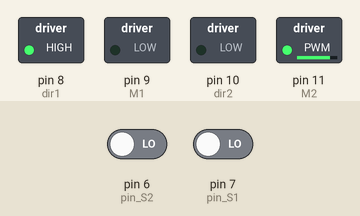
Bench run of a sketch on a simulated Arduino Uno, built with avr-gcc and run on an emulated ATmega328P. Parts: switched loads named in the sketch (green lamp = pin HIGH). The test bench sets the inputs (shaded band); at power-on: pin 6 (pin_S2) LOW, pin 7 (pin_S1) LOW. What the sketch prints to the serial monitor is not drawn.

Above: at 0.05 s.
At 2.1 s:
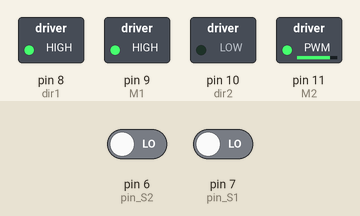
At 4.15 s:
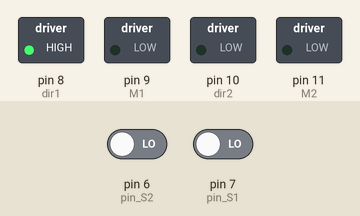
At 8.25 s:
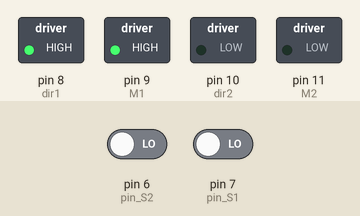
Timing chart, 0 to 10.8 s (numbered marks = the images above):
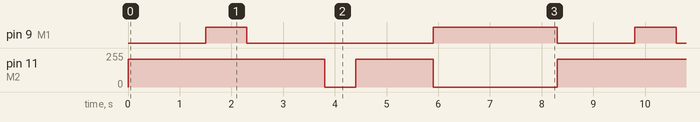

Measured:
- by itself, pin 9 (M1): repeats every 8.3 s: LOW 3.6 s, HIGH 2.4 s, LOW 1.5 s, HIGH 0.80 s
- by itself, pin 11 (M2): repeats every 8.3 s: 0/255 0.60 s, 210/255 1.5 s, 0/255 2.4 s, 210/255 3.8 s

The sketch:

AC2_ZIG.ino
```cpp
//Definição dos pinos de controle do motor
#define M1 9 // Pino_Velocidade 1º Motor ( 0 a 255)_ Porta IN2 ponte H;
#define M2 11 //Pino_Velocidade 2º Motor ( 0 a 255) _ Porta IN4 ponte H;
#define dir1 8 //Pino_Direção do 1º Motor: Para frente / Para trás (HIGH ou LOW)_ porta IN1 ponte H;
#define dir2 10 //Pino_Direção do 2º Motor: Para frente / Para trás (HIGH ou LOW)_ porta IN3 ponte H;

//Definição dos pinos dos sensores
#define pin_S1 7
#define pin_S2 6
bool Sensor1 = 0;
bool Sensor2 = 0;

//variável responsável por controlar a velocidade dos motores
int velocidade = 150;

void setup(){
//Setamos os pinos de controle dos motores como saída
Serial.begin(9600);
pinMode(M1, OUTPUT);
pinMode(M2, OUTPUT);
pinMode(dir1, OUTPUT);
pinMode(dir2, OUTPUT);

//Setamos a direção inicial do motor como 0, isso fará com que ambos os motores girem para frente
digitalWrite(dir1, HIGH);
digitalWrite(dir2, LOW);

//Setamos os pinos dos sensores como entrada
pinMode(pin_S1, INPUT);
pinMode(pin_S2, INPUT);
}

void loop(){
//Neste processo armazenamos o valor lido pelo sensor na variável que armazena tais dados.
Sensor1 = digitalRead(pin_S1);
Sensor2 = digitalRead(pin_S2);

Serial.println("SENSOR 1");
Serial.println(Sensor1);

Serial.println("SENSOR 2");
Serial.println(Sensor2);


analogWrite(M1, 0); // O motor 1 LIGA
analogWrite(M2, 210); // O motor 2 fica ligado, fazendo assim o carrinho virar
delay(1500);

analogWrite(M1, 255); // O motor 1 DELSLIGA
analogWrite(M2, 210); // O motor 2 fica ligado, fazendo assim o carrinho virar
delay(800);

analogWrite(M1, 0); // O motor 1 LIGA
analogWrite(M2, 210); // O motor 2 fica ligado, fazendo assim o carrinho virar
delay(1500);

analogWrite(M1, 0); // O motor 1 LIGA
analogWrite(M2, 0); // O motor DESLIGA
delay(600);

analogWrite(M1, 0); // O motor 1 LIGA
analogWrite(M2, 210); // O motor 2 fica ligado, fazendo assim o carrinho virar
delay(1500);

analogWrite(M1, 255); // O motor 1 DESLIGA
analogWrite(M2, 0); // O motor 2 DESLIGA
delay(2400);


// Nota ao professor: O outro código está abaixo, já que o envio não permite enviar mais de um código
// //Aqui está toda a lógica de comportamento do robô: Para a cor branca atribuímos o valor 0 e, para a cor preta, o valor 1.
// if((Sensor1 == 1) && (Sensor2 == 1)){ // Se detectar na extremidade das faixas duas cores brancas
// analogWrite(M1, 0); // Ambos motores ligam na mesma velocidade
// analogWrite(M2, 255);
// }

// if((Sensor1 == 0) && (Sensor2 == 1)){ // Se detectar um lado preto e o outro branco
// analogWrite(M1, 255); // O motor 1 desliga
// analogWrite(M2, 255); // O motor 2 fica ligado, fazendo assim o carrinho virar
// }

// if((Sensor1 == 1) && (Sensor2 == 0)){ // Se detectar um lado branco e o outro preto
// analogWrite(M1, 0); //O motor 1 fica ligado
// analogWrite(M2, 0); // O motor 2 desliga, fazendo assim o carrinho virar no outro sentido
// }

}
```
